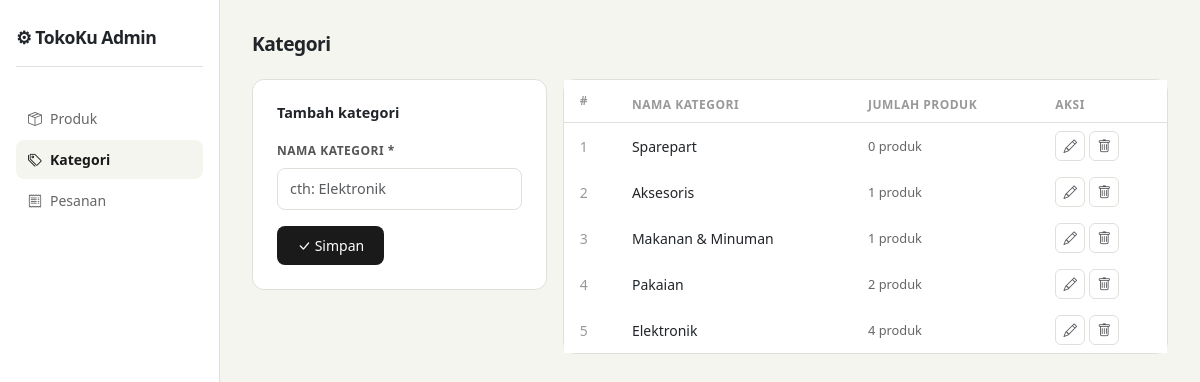
The app's page /admin/kategori.php (signed in) with its own data.
### tables this page shows
CREATE TABLE `categories` (
  `id` int(11) NOT NULL,
  `nama` varchar(100) NOT NULL,
  `created_at` datetime DEFAULT current_timestamp()
);

### admin/kategori.php (the view, shortened to what this page needs)
<?php
require_once '../includes/db.php';
$edit = null;
$categories = $pdo->query("
    SELECT c.*, COUNT(p.id) AS jumlah_produk
    FROM categories c
    LEFT JOIN products p ON p.category_id = c.id
    GROUP BY c.id
    ORDER BY c.id DESC
")->fetchAll();
?>
<!DOCTYPE html>
<html lang="id">
<head>
    <link href="https://cdn.jsdelivr.net/npm/bootstrap@5.3.0/dist/css/bootstrap.min.css" rel="stylesheet">
    <link href="https://cdn.jsdelivr.net/npm/bootstrap-icons@1.11.0/font/bootstrap-icons.css" rel="stylesheet">
</head>
<body>
<div class="sidebar">
    <div class="sidebar-logo">⚙ TokoKu Admin</div>
    <nav>
        <ul class="nav flex-column">
            <li class="nav-item"><a href="index.php"><i class="bi bi-box-seam"></i> Produk</a></li>
            <li class="nav-item"><a href="kategori.php" class="active"><i class="bi bi-tags"></i> Kategori</a></li>
            <li class="nav-item"><a href="pesanan.php"><i class="bi bi-receipt"></i> Pesanan</a></li>
        </ul>
    </nav>
</div>
<div class="main">
    <h1 style="font-size:1.2rem;font-weight:700;letter-spacing:-.5px;margin-bottom:1.5rem">Kategori</h1>
    <div class="row g-3">
        <div class="col-md-4">
            <div class="card-box">
                <h6 style="font-weight:700;font-size:.9rem;margin-bottom:1rem">
                    <?= $edit ? 'Edit kategori' : 'Tambah kategori' ?>
                </h6>
                <form method="POST">
                    <div class="mb-3">
                        <label class="form-label">Nama kategori *</label>
                        <input type="text" name="nama" class="form-control"
                            value="<?= htmlspecialchars($_POST['nama'] ?? $edit['nama'] ?? '') ?>"
                            placeholder="cth: Elektronik" required>
                    </div>
                    <div class="d-flex gap-2">
                        <button type="submit" class="btn-save">
                            <i class="bi bi-check-lg"></i> Simpan
                        </button>
                    </div>
                </form>
            </div>
        </div>
        <div class="col-md-8">
            <div class="card-box p-0">
                <table class="table table-borderless mb-0">
                    <thead>
                        <tr>
                            <th style="padding:12px 16px">#</th>
                            <th>Nama kategori</th>
                            <th>Jumlah produk</th>
                            <th>Aksi</th>
                        </tr>
                    </thead>
                    <tbody>
                        <?php foreach ($categories as $i => $cat): ?>
                        <tr>
                            <td style="padding:10px 16px;color:#999"><?= $i + 1 ?></td>
                            <td style="font-weight:500"><?= htmlspecialchars($cat['nama']) ?></td>
                            <td><span style="font-size:.8rem;color:#666"><?= $cat['jumlah_produk'] ?> produk</span></td>
                            <td>
                                <div class="d-flex gap-1">
                                    <a href="kategori.php?edit=<?= $cat['id'] ?>" class="btn-icon" title="Edit">
                                        <i class="bi bi-pencil"></i>
                                    </a>
                                    <a href="kategori.php?delete=<?= $cat['id'] ?>" class="btn-icon danger" title="Hapus"
                                        onclick="return confirm('Yakin hapus kategori ini?')">
                                        <i class="bi bi-trash"></i>
                                    </a>
                                </div>
                            </td>
                        </tr>
                        <?php endforeach; ?>
                    </tbody>
                </table>
            </div>
        </div>
    </div>
</div>
</body>
</html>

### admin/kategori.php (style rules this page uses)
:root { --primary: #1a1a1a; --soft: #f5f5f0; --border: #e0e0da; }
body { background: var(--soft); font-family: 'Segoe UI', sans-serif; }
.sidebar { width: 220px; min-height: 100vh; background: #fff; border-right: 1px solid var(--border); position: fixed; top: 0; left: 0; padding: 1.5rem 1rem; }
.sidebar-logo { font-weight: 800; font-size: 1.1rem; letter-spacing: -.5px; margin-bottom: 2rem; padding-bottom: 1rem; border-bottom: 1px solid var(--border); }
.nav-item a { display: flex; align-items: center; gap: 8px; padding: 9px 12px; border-radius: 8px; color: #666; font-size: .875rem; text-decoration: none; margin-bottom: 2px; }
.nav-item a:hover, .nav-item a.active { background: var(--soft); color: var(--primary); font-weight: 600; }
.main { margin-left: 220px; padding: 2rem; }
.card-box { background: #fff; border: 1px solid var(--border); border-radius: 12px; padding: 1.5rem; }
.form-label { font-size: .75rem; font-weight: 600; color: #555; text-transform: uppercase; letter-spacing: .5px; }
.form-control { border: 1px solid var(--border); border-radius: 8px; font-size: .9rem; padding: 9px 12px; }
.btn-save { background: var(--primary); color: #fff; border: none; border-radius: 8px; padding: 9px 20px; font-size: .875rem; }
.table th { font-size: .75rem; color: #999; font-weight: 600; text-transform: uppercase; letter-spacing: .5px; border-bottom: 1px solid var(--border) !important; }
.table td { font-size: .875rem; vertical-align: middle; border-color: var(--border); }
.btn-icon { border: 1px solid var(--border); background: #fff; border-radius: 6px; width: 30px; height: 30px; display: inline-flex; align-items: center; justify-content: center; font-size: .85rem; color: #555; text-decoration: none; }

### records on screen
categories: nama "Sparepart", jumlah_produk "0"
categories: nama "Aksesoris", jumlah_produk "1"
categories: nama "Makanan & Minuman", jumlah_produk "1"
categories: nama "Pakaian", jumlah_produk "2"
categories: nama "Elektronik", jumlah_produk "4"
